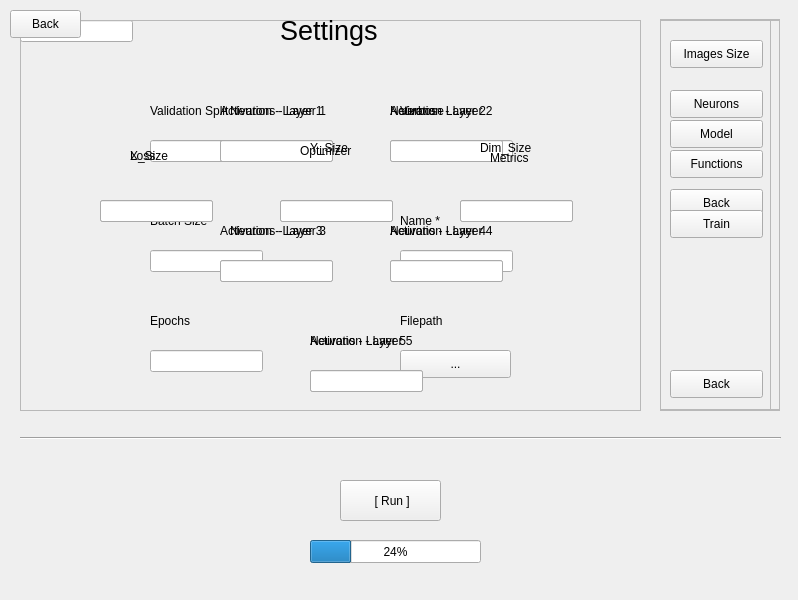
<?xml version="1.0" encoding="UTF-8"?>
<ui version="4.0">
 <class>MainWindow</class>
 <widget class="QMainWindow" name="MainWindow">
  <property name="geometry">
   <rect>
    <x>0</x>
    <y>0</y>
    <width>798</width>
    <height>600</height>
   </rect>
  </property>
  <property name="minimumSize">
   <size>
    <width>798</width>
    <height>600</height>
   </size>
  </property>
  <property name="maximumSize">
   <size>
    <width>798</width>
    <height>600</height>
   </size>
  </property>
  <property name="windowTitle">
   <string>MainWindow</string>
  </property>
  <widget class="QWidget" name="centralwidget">
   <widget class="QPushButton" name="run">
    <property name="geometry">
     <rect>
      <x>340</x>
      <y>480</y>
      <width>101</width>
      <height>41</height>
     </rect>
    </property>
    <property name="text">
     <string> [ Run ]</string>
    </property>
   </widget>
   <widget class="Line" name="line">
    <property name="geometry">
     <rect>
      <x>20</x>
      <y>430</y>
      <width>761</width>
      <height>16</height>
     </rect>
    </property>
    <property name="orientation">
     <enum>Qt::Horizontal</enum>
    </property>
   </widget>
   <widget class="QProgressBar" name="progressBar">
    <property name="geometry">
     <rect>
      <x>310</x>
      <y>540</y>
      <width>171</width>
      <height>23</height>
     </rect>
    </property>
    <property name="value">
     <number>24</number>
    </property>
   </widget>
   <widget class="QFrame" name="neurons_layer">
    <property name="geometry">
     <rect>
      <x>20</x>
      <y>20</y>
      <width>621</width>
      <height>391</height>
     </rect>
    </property>
    <property name="frameShape">
     <enum>QFrame::StyledPanel</enum>
    </property>
    <property name="frameShadow">
     <enum>QFrame::Raised</enum>
    </property>
    <widget class="QLineEdit" name="n_4">
     <property name="geometry">
      <rect>
       <x>370</x>
       <y>240</y>
       <width>113</width>
       <height>22</height>
      </rect>
     </property>
    </widget>
    <widget class="QLineEdit" name="n_2">
     <property name="geometry">
      <rect>
       <x>370</x>
       <y>120</y>
       <width>113</width>
       <height>22</height>
      </rect>
     </property>
    </widget>
    <widget class="QLineEdit" name="n_1">
     <property name="geometry">
      <rect>
       <x>200</x>
       <y>120</y>
       <width>113</width>
       <height>22</height>
      </rect>
     </property>
    </widget>
    <widget class="QLineEdit" name="n_3">
     <property name="geometry">
      <rect>
       <x>200</x>
       <y>240</y>
       <width>113</width>
       <height>22</height>
      </rect>
     </property>
    </widget>
    <widget class="QLabel" name="label_7">
     <property name="geometry">
      <rect>
       <x>210</x>
       <y>200</y>
       <width>101</width>
       <height>21</height>
      </rect>
     </property>
     <property name="text">
      <string>Neurons - Layer 3</string>
     </property>
    </widget>
    <widget class="QLabel" name="label_8">
     <property name="geometry">
      <rect>
       <x>370</x>
       <y>200</y>
       <width>101</width>
       <height>21</height>
      </rect>
     </property>
     <property name="text">
      <string>Neurons - Layer 4</string>
     </property>
    </widget>
    <widget class="QLabel" name="label_6">
     <property name="geometry">
      <rect>
       <x>370</x>
       <y>80</y>
       <width>101</width>
       <height>21</height>
      </rect>
     </property>
     <property name="text">
      <string>Neurons - Layer 2</string>
     </property>
    </widget>
    <widget class="QLabel" name="label_2">
     <property name="geometry">
      <rect>
       <x>210</x>
       <y>80</y>
       <width>101</width>
       <height>21</height>
      </rect>
     </property>
     <property name="text">
      <string>Neurons - Layer 1</string>
     </property>
    </widget>
    <widget class="QLabel" name="label_9">
     <property name="geometry">
      <rect>
       <x>290</x>
       <y>310</y>
       <width>101</width>
       <height>21</height>
      </rect>
     </property>
     <property name="text">
      <string>Neurons - Layer 5</string>
     </property>
    </widget>
    <widget class="QLineEdit" name="n_5">
     <property name="geometry">
      <rect>
       <x>290</x>
       <y>350</y>
       <width>113</width>
       <height>22</height>
      </rect>
     </property>
    </widget>
   </widget>
   <widget class="QLabel" name="label">
    <property name="geometry">
     <rect>
      <x>280</x>
      <y>10</y>
      <width>131</width>
      <height>41</height>
     </rect>
    </property>
    <property name="font">
     <font>
      <pointsize>20</pointsize>
     </font>
    </property>
    <property name="text">
     <string>Settings</string>
    </property>
   </widget>
   <widget class="QFrame" name="img_layer">
    <property name="geometry">
     <rect>
      <x>20</x>
      <y>20</y>
      <width>621</width>
      <height>391</height>
     </rect>
    </property>
    <property name="frameShape">
     <enum>QFrame::StyledPanel</enum>
    </property>
    <property name="frameShadow">
     <enum>QFrame::Raised</enum>
    </property>
    <widget class="QLineEdit" name="img_x">
     <property name="geometry">
      <rect>
       <x>80</x>
       <y>180</y>
       <width>113</width>
       <height>22</height>
      </rect>
     </property>
    </widget>
    <widget class="QLineEdit" name="img_y">
     <property name="geometry">
      <rect>
       <x>260</x>
       <y>180</y>
       <width>113</width>
       <height>22</height>
      </rect>
     </property>
    </widget>
    <widget class="QLineEdit" name="img_dim">
     <property name="geometry">
      <rect>
       <x>440</x>
       <y>180</y>
       <width>113</width>
       <height>22</height>
      </rect>
     </property>
    </widget>
    <widget class="QLabel" name="label_3">
     <property name="geometry">
      <rect>
       <x>110</x>
       <y>120</y>
       <width>71</width>
       <height>31</height>
      </rect>
     </property>
     <property name="text">
      <string>X_Size</string>
     </property>
    </widget>
    <widget class="QLabel" name="label_4">
     <property name="geometry">
      <rect>
       <x>290</x>
       <y>120</y>
       <width>55</width>
       <height>16</height>
      </rect>
     </property>
     <property name="text">
      <string>Y_Size</string>
     </property>
    </widget>
    <widget class="QLabel" name="label_5">
     <property name="geometry">
      <rect>
       <x>460</x>
       <y>120</y>
       <width>55</width>
       <height>16</height>
      </rect>
     </property>
     <property name="text">
      <string>Dim_Size</string>
     </property>
    </widget>
   </widget>
   <widget class="QFrame" name="function_layer">
    <property name="geometry">
     <rect>
      <x>20</x>
      <y>20</y>
      <width>621</width>
      <height>391</height>
     </rect>
    </property>
    <property name="frameShape">
     <enum>QFrame::StyledPanel</enum>
    </property>
    <property name="frameShadow">
     <enum>QFrame::Raised</enum>
    </property>
    <widget class="QLineEdit" name="a_4">
     <property name="geometry">
      <rect>
       <x>370</x>
       <y>240</y>
       <width>113</width>
       <height>22</height>
      </rect>
     </property>
    </widget>
    <widget class="QLineEdit" name="a_2">
     <property name="geometry">
      <rect>
       <x>370</x>
       <y>120</y>
       <width>113</width>
       <height>22</height>
      </rect>
     </property>
    </widget>
    <widget class="QLineEdit" name="a_1">
     <property name="geometry">
      <rect>
       <x>200</x>
       <y>120</y>
       <width>113</width>
       <height>22</height>
      </rect>
     </property>
    </widget>
    <widget class="QLineEdit" name="a_3">
     <property name="geometry">
      <rect>
       <x>200</x>
       <y>240</y>
       <width>113</width>
       <height>22</height>
      </rect>
     </property>
    </widget>
    <widget class="QLabel" name="label_13">
     <property name="geometry">
      <rect>
       <x>200</x>
       <y>80</y>
       <width>121</width>
       <height>21</height>
      </rect>
     </property>
     <property name="text">
      <string>Activation - Layer 1</string>
     </property>
    </widget>
    <widget class="QLineEdit" name="a_5">
     <property name="geometry">
      <rect>
       <x>290</x>
       <y>350</y>
       <width>113</width>
       <height>22</height>
      </rect>
     </property>
    </widget>
    <widget class="QLabel" name="label_14">
     <property name="geometry">
      <rect>
       <x>370</x>
       <y>80</y>
       <width>121</width>
       <height>21</height>
      </rect>
     </property>
     <property name="text">
      <string>Activation - Layer 2</string>
     </property>
    </widget>
    <widget class="QLabel" name="label_15">
     <property name="geometry">
      <rect>
       <x>200</x>
       <y>200</y>
       <width>121</width>
       <height>21</height>
      </rect>
     </property>
     <property name="text">
      <string>Activation - Layer 3</string>
     </property>
    </widget>
    <widget class="QLabel" name="label_16">
     <property name="geometry">
      <rect>
       <x>370</x>
       <y>200</y>
       <width>121</width>
       <height>21</height>
      </rect>
     </property>
     <property name="text">
      <string>Activation - Layer 4</string>
     </property>
    </widget>
    <widget class="QLabel" name="label_17">
     <property name="geometry">
      <rect>
       <x>290</x>
       <y>310</y>
       <width>121</width>
       <height>21</height>
      </rect>
     </property>
     <property name="text">
      <string>Activation - Layer 5</string>
     </property>
    </widget>
    <widget class="QLineEdit" name="padding">
     <property name="geometry">
      <rect>
       <x>0</x>
       <y>0</y>
       <width>113</width>
       <height>22</height>
      </rect>
     </property>
    </widget>
   </widget>
   <widget class="QFrame" name="train_frame">
    <property name="geometry">
     <rect>
      <x>660</x>
      <y>19</y>
      <width>120</width>
      <height>391</height>
     </rect>
    </property>
    <property name="frameShape">
     <enum>QFrame::StyledPanel</enum>
    </property>
    <property name="frameShadow">
     <enum>QFrame::Raised</enum>
    </property>
    <widget class="QPushButton" name="back">
     <property name="geometry">
      <rect>
       <x>10</x>
       <y>170</y>
       <width>93</width>
       <height>28</height>
      </rect>
     </property>
     <property name="text">
      <string>Back</string>
     </property>
    </widget>
   </widget>
   <widget class="QFrame" name="model_frame">
    <property name="geometry">
     <rect>
      <x>660</x>
      <y>20</y>
      <width>111</width>
      <height>391</height>
     </rect>
    </property>
    <property name="frameShape">
     <enum>QFrame::StyledPanel</enum>
    </property>
    <property name="frameShadow">
     <enum>QFrame::Raised</enum>
    </property>
    <widget class="QPushButton" name="image_size">
     <property name="geometry">
      <rect>
       <x>10</x>
       <y>20</y>
       <width>93</width>
       <height>28</height>
      </rect>
     </property>
     <property name="text">
      <string>Images Size</string>
     </property>
    </widget>
    <widget class="QPushButton" name="neurons">
     <property name="geometry">
      <rect>
       <x>10</x>
       <y>70</y>
       <width>93</width>
       <height>28</height>
      </rect>
     </property>
     <property name="text">
      <string>Neurons</string>
     </property>
    </widget>
    <widget class="QPushButton" name="functions">
     <property name="geometry">
      <rect>
       <x>10</x>
       <y>130</y>
       <width>93</width>
       <height>28</height>
      </rect>
     </property>
     <property name="text">
      <string>Functions</string>
     </property>
    </widget>
    <widget class="QPushButton" name="compile">
     <property name="geometry">
      <rect>
       <x>10</x>
       <y>180</y>
       <width>93</width>
       <height>28</height>
      </rect>
     </property>
     <property name="text">
      <string>Compile</string>
     </property>
    </widget>
    <widget class="QPushButton" name="back_2">
     <property name="geometry">
      <rect>
       <x>10</x>
       <y>350</y>
       <width>93</width>
       <height>28</height>
      </rect>
     </property>
     <property name="text">
      <string>Back</string>
     </property>
    </widget>
   </widget>
   <widget class="QFrame" name="main_frame">
    <property name="geometry">
     <rect>
      <x>660</x>
      <y>20</y>
      <width>120</width>
      <height>391</height>
     </rect>
    </property>
    <property name="frameShape">
     <enum>QFrame::StyledPanel</enum>
    </property>
    <property name="frameShadow">
     <enum>QFrame::Raised</enum>
    </property>
    <widget class="QPushButton" name="model">
     <property name="geometry">
      <rect>
       <x>10</x>
       <y>100</y>
       <width>93</width>
       <height>28</height>
      </rect>
     </property>
     <property name="text">
      <string>Model</string>
     </property>
    </widget>
    <widget class="QPushButton" name="train">
     <property name="geometry">
      <rect>
       <x>10</x>
       <y>190</y>
       <width>93</width>
       <height>28</height>
      </rect>
     </property>
     <property name="text">
      <string>Train</string>
     </property>
    </widget>
   </widget>
   <widget class="QFrame" name="compile_layer">
    <property name="geometry">
     <rect>
      <x>20</x>
      <y>20</y>
      <width>621</width>
      <height>391</height>
     </rect>
    </property>
    <property name="frameShape">
     <enum>QFrame::StyledPanel</enum>
    </property>
    <property name="frameShadow">
     <enum>QFrame::Raised</enum>
    </property>
    <widget class="QLineEdit" name="loss">
     <property name="geometry">
      <rect>
       <x>80</x>
       <y>180</y>
       <width>113</width>
       <height>22</height>
      </rect>
     </property>
    </widget>
    <widget class="QLineEdit" name="optimizer">
     <property name="geometry">
      <rect>
       <x>260</x>
       <y>180</y>
       <width>113</width>
       <height>22</height>
      </rect>
     </property>
    </widget>
    <widget class="QLineEdit" name="metrics">
     <property name="geometry">
      <rect>
       <x>440</x>
       <y>180</y>
       <width>113</width>
       <height>22</height>
      </rect>
     </property>
    </widget>
    <widget class="QLabel" name="label_10">
     <property name="geometry">
      <rect>
       <x>110</x>
       <y>120</y>
       <width>71</width>
       <height>31</height>
      </rect>
     </property>
     <property name="text">
      <string>Loss</string>
     </property>
    </widget>
    <widget class="QLabel" name="label_11">
     <property name="geometry">
      <rect>
       <x>280</x>
       <y>120</y>
       <width>71</width>
       <height>21</height>
      </rect>
     </property>
     <property name="text">
      <string>Optimizer</string>
     </property>
    </widget>
    <widget class="QLabel" name="label_12">
     <property name="geometry">
      <rect>
       <x>470</x>
       <y>130</y>
       <width>55</width>
       <height>16</height>
      </rect>
     </property>
     <property name="text">
      <string>Metrics</string>
     </property>
    </widget>
   </widget>
   <widget class="QFrame" name="train_main_frame">
    <property name="geometry">
     <rect>
      <x>20</x>
      <y>20</y>
      <width>621</width>
      <height>391</height>
     </rect>
    </property>
    <property name="frameShape">
     <enum>QFrame::StyledPanel</enum>
    </property>
    <property name="frameShadow">
     <enum>QFrame::Raised</enum>
    </property>
    <widget class="QLineEdit" name="epochs">
     <property name="geometry">
      <rect>
       <x>130</x>
       <y>330</y>
       <width>113</width>
       <height>22</height>
      </rect>
     </property>
    </widget>
    <widget class="QLineEdit" name="validation_split">
     <property name="geometry">
      <rect>
       <x>130</x>
       <y>120</y>
       <width>113</width>
       <height>22</height>
      </rect>
     </property>
    </widget>
    <widget class="QLineEdit" name="b_size">
     <property name="geometry">
      <rect>
       <x>130</x>
       <y>230</y>
       <width>113</width>
       <height>22</height>
      </rect>
     </property>
    </widget>
    <widget class="QLineEdit" name="verbose">
     <property name="geometry">
      <rect>
       <x>380</x>
       <y>120</y>
       <width>113</width>
       <height>22</height>
      </rect>
     </property>
    </widget>
    <widget class="QLineEdit" name="name_train">
     <property name="geometry">
      <rect>
       <x>380</x>
       <y>230</y>
       <width>113</width>
       <height>22</height>
      </rect>
     </property>
    </widget>
    <widget class="QLabel" name="label_18">
     <property name="geometry">
      <rect>
       <x>130</x>
       <y>80</y>
       <width>111</width>
       <height>21</height>
      </rect>
     </property>
     <property name="text">
      <string>Validation Split</string>
     </property>
    </widget>
    <widget class="QLabel" name="label_19">
     <property name="geometry">
      <rect>
       <x>130</x>
       <y>190</y>
       <width>111</width>
       <height>21</height>
      </rect>
     </property>
     <property name="text">
      <string>Batch Size</string>
     </property>
    </widget>
    <widget class="QLabel" name="label_20">
     <property name="geometry">
      <rect>
       <x>130</x>
       <y>290</y>
       <width>111</width>
       <height>21</height>
      </rect>
     </property>
     <property name="text">
      <string>Epochs</string>
     </property>
    </widget>
    <widget class="QLabel" name="label_21">
     <property name="geometry">
      <rect>
       <x>380</x>
       <y>80</y>
       <width>111</width>
       <height>21</height>
      </rect>
     </property>
     <property name="text">
      <string>Verbose</string>
     </property>
    </widget>
    <widget class="QLabel" name="label_22">
     <property name="geometry">
      <rect>
       <x>380</x>
       <y>190</y>
       <width>111</width>
       <height>21</height>
      </rect>
     </property>
     <property name="text">
      <string>Name *</string>
     </property>
    </widget>
    <widget class="QLabel" name="label_23">
     <property name="geometry">
      <rect>
       <x>380</x>
       <y>290</y>
       <width>111</width>
       <height>21</height>
      </rect>
     </property>
     <property name="text">
      <string>Filepath</string>
     </property>
    </widget>
    <widget class="QPushButton" name="filepath_train">
     <property name="geometry">
      <rect>
       <x>380</x>
       <y>330</y>
       <width>111</width>
       <height>28</height>
      </rect>
     </property>
     <property name="text">
      <string>...</string>
     </property>
    </widget>
   </widget>
   <widget class="QPushButton" name="back_">
    <property name="geometry">
     <rect>
      <x>10</x>
      <y>10</y>
      <width>71</width>
      <height>28</height>
     </rect>
    </property>
    <property name="text">
     <string>Back</string>
    </property>
   </widget>
   <zorder>train_main_frame</zorder>
   <zorder>function_layer</zorder>
   <zorder>neurons_layer</zorder>
   <zorder>img_layer</zorder>
   <zorder>compile_layer</zorder>
   <zorder>model_frame</zorder>
   <zorder>line</zorder>
   <zorder>progressBar</zorder>
   <zorder>run</zorder>
   <zorder>label</zorder>
   <zorder>train_frame</zorder>
   <zorder>main_frame</zorder>
   <zorder>back_</zorder>
  </widget>
 </widget>
 <resources/>
 <connections/>
</ui>
